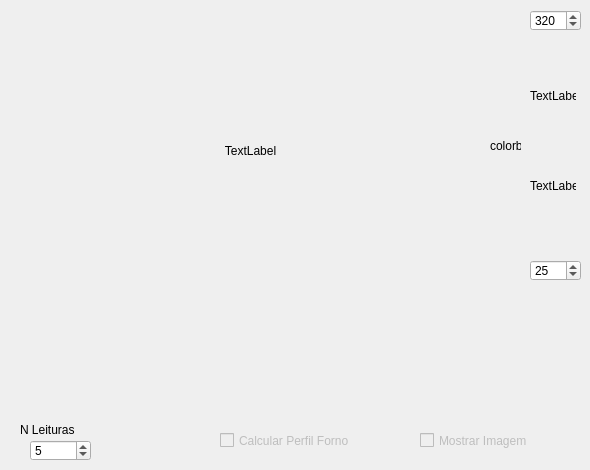
      <widget class="QWidget" name="tab_12">
       <attribute name="title">
        <string>Simulacao Forno</string>
       </attribute>
       <widget class="matplotlibWidget" name="widget_2" native="true">
        <property name="enabled">
         <bool>false</bool>
        </property>
        <property name="geometry">
         <rect>
          <x>10</x>
          <y>290</y>
          <width>561</width>
          <height>121</height>
         </rect>
        </property>
        <widget class="QLabel" name="label_layoutForno_2">
         <property name="geometry">
          <rect>
           <x>0</x>
           <y>180</y>
           <width>361</width>
           <height>161</height>
          </rect>
         </property>
         <property name="text">
          <string>Layout-teste</string>
         </property>
         <property name="alignment">
          <set>Qt::AlignCenter</set>
         </property>
        </widget>
       </widget>
       <widget class="QLabel" name="label_37">
        <property name="geometry">
         <rect>
          <x>20</x>
          <y>10</y>
          <width>461</width>
          <height>281</height>
         </rect>
        </property>
        <property name="text">
         <string>TextLabel</string>
        </property>
        <property name="alignment">
         <set>Qt::AlignCenter</set>
        </property>
       </widget>
       <widget class="QLabel" name="label_colorbar">
        <property name="geometry">
         <rect>
          <x>490</x>
          <y>10</y>
          <width>31</width>
          <height>271</height>
         </rect>
        </property>
        <property name="text">
         <string>colorbar</string>
        </property>
       </widget>
       <widget class="QCheckBox" name="checkBox_calcPerfil">
        <property name="enabled">
         <bool>false</bool>
        </property>
        <property name="geometry">
         <rect>
          <x>220</x>
          <y>430</y>
          <width>181</width>
          <height>21</height>
         </rect>
        </property>
        <property name="text">
         <string>Calcular Perfil Forno</string>
        </property>
       </widget>
       <widget class="QCheckBox" name="checkBox_mostraPerfil">
        <property name="enabled">
         <bool>false</bool>
        </property>
        <property name="geometry">
         <rect>
          <x>420</x>
          <y>430</y>
          <width>151</width>
          <height>21</height>
         </rect>
        </property>
        <property name="text">
         <string>Mostrar Imagem</string>
        </property>
       </widget>
       <widget class="QSpinBox" name="spinBox_nLeiturasForno">
        <property name="geometry">
         <rect>
          <x>30</x>
          <y>440</y>
          <width>61</width>
          <height>21</height>
         </rect>
        </property>
        <property name="minimum">
         <number>1</number>
        </property>
        <property name="value">
         <number>5</number>
        </property>
       </widget>
       <widget class="QLabel" name="label_42">
        <property name="geometry">
         <rect>
          <x>20</x>
          <y>420</y>
          <width>81</width>
          <height>20</height>
         </rect>
        </property>
        <property name="text">
         <string>N Leituras</string>
        </property>
       </widget>
       <widget class="QLabel" name="label_coloerbar23">
        <property name="geometry">
         <rect>
          <x>530</x>
          <y>80</y>
          <width>46</width>
          <height>31</height>
         </rect>
        </property>
        <property name="text">
         <string>TextLabel</string>
        </property>
       </widget>
       <widget class="QLabel" name="label_coloerbar13">
        <property name="geometry">
         <rect>
          <x>530</x>
          <y>170</y>
          <width>46</width>
          <height>31</height>
         </rect>
        </property>
        <property name="text">
         <string>TextLabel</string>
        </property>
       </widget>
       <widget class="QSpinBox" name="spinBox_forno_max">
        <property name="geometry">
         <rect>
          <x>530</x>
          <y>10</y>
          <width>51</width>
          <height>21</height>
         </rect>
        </property>
        <property name="maximum">
         <number>500</number>
        </property>
        <property name="value">
         <number>320</number>
        </property>
       </widget>
       <widget class="QSpinBox" name="spinBox_forno_min">
        <property name="geometry">
         <rect>
          <x>530</x>
          <y>260</y>
          <width>51</width>
          <height>21</height>
         </rect>
        </property>
        <property name="maximum">
         <number>200</number>
        </property>
        <property name="value">
         <number>25</number>
        </property>
       </widget>
      </widget>
